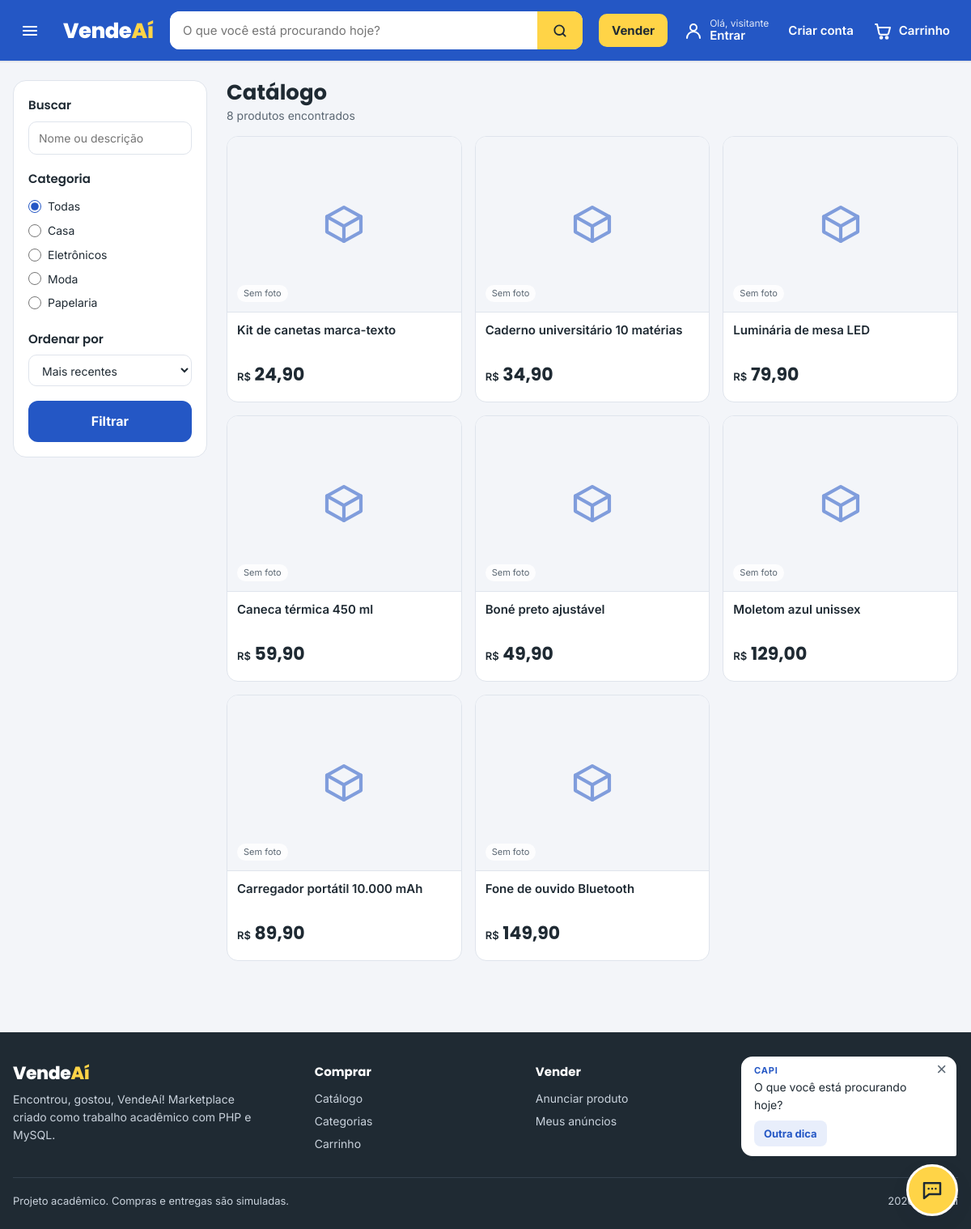
The app's page /pages/catalogo.php, older data.
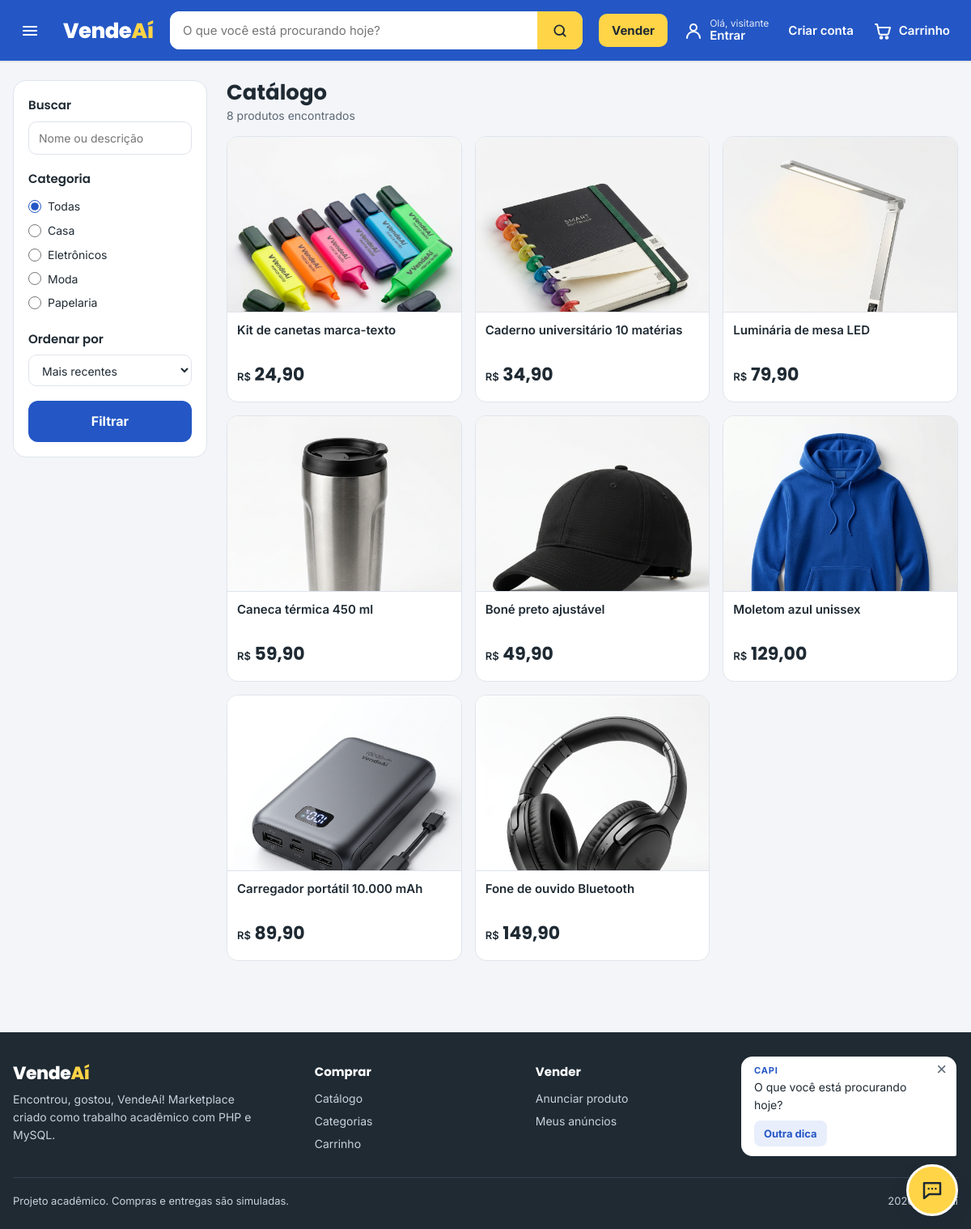
The same page, newer data.
### tables this page shows
CREATE TABLE `categorias` (
  `id` int(10) UNSIGNED NOT NULL,
  `nome` varchar(80) NOT NULL,
  `descricao` varchar(255) DEFAULT NULL
);

CREATE TABLE `produtos` (
  `id` int(10) UNSIGNED NOT NULL,
  `categoria_id` int(10) UNSIGNED DEFAULT NULL,
  `vendedor_id` int(10) UNSIGNED DEFAULT NULL,
  `nome` varchar(150) NOT NULL,
  `descricao` text DEFAULT NULL,
  `preco` decimal(10,2) NOT NULL,
  `imagem` varchar(255) DEFAULT NULL,
  `estoque` int(10) UNSIGNED NOT NULL DEFAULT 0,
  `ativo` tinyint(1) NOT NULL DEFAULT 1,
  `data_cadastro` timestamp NULL DEFAULT current_timestamp()
);

### includes/carrinho.php (called while the page is built, shortened)
<?php
require_once __DIR__ . '/functions.php';
function carrinho_bruto(): array
{
    $limpo = [];
    return $limpo;
}
function carrinho_quantidade(): int
{
    return array_sum(carrinho_bruto());
}

### includes/produto-card.php (the view, shortened to what this page needs)
<?php
function renderizar_produto_card(array $p): void
{
    ?>
    <a class="card" href="<?= url('pages/produto.php?id=' . (int) $p['id']) ?>">
        <div class="foto">
            <?php if ($p['imagem']): ?>
                <img src="<?= imagem_produto($p['imagem']) ?>" alt="<?= e($p['nome']) ?>" loading="lazy">
            <?php else: ?>
                <?= icone_categoria($p['categoria_nome'] ?? null) ?>
                <span class="sem">Sem foto</span>
            <?php endif; ?>
        </div>
        <div class="card-info">
            <h3 class="card-nome"><?= e($p['nome']) ?></h3>
            <p class="card-preco"><?= preco_html($p['preco']) ?></p>
        </div>
    </a>
    <?php
}

### includes/header.php (shortened to what this page needs)
<?php
require_once __DIR__ . '/functions.php';
require_once __DIR__ . '/carrinho.php';
$busca_atual = campo_get('q');
$logado = usuario_logado();
$nomeCompleto = $logado ? ($_SESSION['usuario_nome'] ?? '') : '';
$primeiroNome = $logado ? explode(' ', trim($nomeCompleto))[0] : '';
$qtdCarrinho = carrinho_quantidade();
$categoriasMenu = [];
if (isset($pdo)) {
    try {
        $categoriasMenu = $pdo->query('SELECT id, nome FROM categorias ORDER BY nome')->fetchAll();
    } catch (PDOException $e) {
        error_log($e->getMessage());
    }
}
?>
<!DOCTYPE html>
<html lang="pt-BR">
<head>
    <link rel="stylesheet" href="<?= url('assets/css/style.css') ?>">
    <link rel="stylesheet" href="<?= url('assets/css/carrinho.css') ?>">
</head>
<body>
<header class="topo">
    <div class="envolve topo-linha">
        <button class="botao-menu" id="botao-menu" type="button" aria-label="Abrir menu" aria-controls="menu-lateral" aria-expanded="false">
            <svg width="24" height="24" viewBox="0 0 24 24" fill="none" stroke="currentColor" stroke-width="2.2" stroke-linecap="round" aria-hidden="true"><path d="M4 7h16M4 12h16M4 17h16"/></svg>
        </button>
        <a class="logo" href="<?= url('index.php') ?>">Vende<span>Aí</span></a>
        <form class="busca" method="GET" action="<?= url('pages/catalogo.php') ?>" role="search">
            <input type="search" id="busca-topo" name="q" maxlength="100"
                   placeholder="O que você está procurando hoje?"
                   value="<?= e($busca_atual) ?>">
            <button type="submit" aria-label="Buscar">
                <svg width="20" height="20" viewBox="0 0 24 24" fill="none" stroke="currentColor" stroke-width="2.2" stroke-linecap="round" aria-hidden="true"><circle cx="11" cy="11" r="7"/><path d="m20 20-3.5-3.5"/></svg>
            </button>
        </form>
        <div class="acoes-topo">
            <a class="vender-topo" href="<?= url('pages/produto-form.php') ?>">Vender</a>
            <?php if ($logado): ?>
                <a class="icone-btn" href="<?= url('pages/minha-conta.php') ?>" aria-label="Minha conta">
                    <svg width="24" height="24" viewBox="0 0 24 24" fill="none" stroke="currentColor" stroke-width="2" stroke-linecap="round" aria-hidden="true"><circle cx="12" cy="8" r="4"/><path d="M4 21a8 8 0 0 1 16 0"/></svg>
                    <span class="txt"><small>Olá, <?= e($primeiroNome) ?></small>Minha conta</span>
                </a>
            <?php else: ?>
                <a class="icone-btn" href="<?= url('login.php') ?>" aria-label="Entrar">
                    <svg width="24" height="24" viewBox="0 0 24 24" fill="none" stroke="currentColor" stroke-width="2" stroke-linecap="round" aria-hidden="true"><circle cx="12" cy="8" r="4"/><path d="M4 21a8 8 0 0 1 16 0"/></svg>
                    <span class="txt"><small>Olá, visitante</small>Entrar</span>
                </a>
                <a class="icone-btn so-computador" href="<?= url('cadastro.php') ?>">Criar conta</a>
            <?php endif; ?>
            <a class="icone-btn" href="<?= url('pages/carrinho.php') ?>" aria-label="Carrinho, <?= $qtdCarrinho ?> <?= $qtdCarrinho === 1 ? 'item' : 'itens' ?>">
                <svg width="24" height="24" viewBox="0 0 24 24" fill="none" stroke="currentColor" stroke-width="2" stroke-linecap="round" stroke-linejoin="round" aria-hidden="true"><path d="M3 4h2l2.4 11.2a2 2 0 0 0 2 1.6h7.7a2 2 0 0 0 1.9-1.4L21 8H6.2"/><circle cx="10" cy="20.5" r="1.3"/><circle cx="17" cy="20.5" r="1.3"/></svg>
                <span class="txt">Carrinho</span>
            </a>
        </div>
    </div>
</header>
        <?php if ($categoriasMenu): ?>
                <?php foreach ($categoriasMenu as $c): ?>
                        <?= icone_categoria($c['nome']) ?>
                <?php endforeach; ?>
        <?php endif; ?>

### pages/catalogo.php (shortened to what this page needs)
<?php
require_once __DIR__ . '/../config/database.php';
require_once __DIR__ . '/../includes/functions.php';
require_once __DIR__ . '/../includes/produto-card.php';
$capiContexto = 'busca';
$q = campo_get('q');
$q = mb_substr($q, 0, 100);
$categoriaId = filter_var($_GET['categoria'] ?? null, FILTER_VALIDATE_INT) ?: null;
$ordem = campo_get('ordem');
$pagina = max(1, (int) ($_GET['pagina'] ?? 1));
$porPagina = 12;
$ordenacoes = [
    'recentes' => 'p.data_cadastro DESC, p.id DESC',
    'menor'    => 'p.preco ASC, p.id DESC',
    'maior'    => 'p.preco DESC, p.id DESC',
    'nome'     => 'p.nome ASC',
];
if (!isset($ordenacoes[$ordem])) {
    $ordem = 'recentes';
}
$categorias = [];
try {
    $categorias = $pdo->query('SELECT id, nome FROM categorias ORDER BY nome')->fetchAll();
    $where = ['p.ativo = 1'];
    $params = [];
    $whereSql = implode(' AND ', $where);
    $stmt = $pdo->prepare("SELECT COUNT(*) FROM produtos p WHERE $whereSql");
    $stmt->execute($params);
    $total = (int) $stmt->fetchColumn();
    $totalPaginas = max(1, (int) ceil($total / $porPagina));
    $pagina = min($pagina, $totalPaginas);
    $offset = ($pagina - 1) * $porPagina;
    $sql = "SELECT p.id, p.nome, p.preco, p.imagem, p.estoque, p.data_cadastro, c.nome AS categoria_nome
              FROM produtos p
         LEFT JOIN categorias c ON c.id = p.categoria_id
             WHERE $whereSql
          ORDER BY {$ordenacoes[$ordem]}
             LIMIT $porPagina OFFSET $offset";
    $stmt = $pdo->prepare($sql);
    $stmt->execute($params);
    $produtos = $stmt->fetchAll();
} catch (PDOException $e) {
    error_log($e->getMessage());
    flash('erro', 'Não foi possível carregar os produtos agora.');
    $totalPaginas = 1;
}
$categoriaNome = '';
include __DIR__ . '/../includes/header.php';
?>
<main class="envolve pagina">
    <div class="catalogo">
        <form class="filtros painel" method="GET" action="<?= url('pages/catalogo.php') ?>" aria-label="Filtros">
            <div>
                <label class="filtro-titulo" for="f-q">Buscar</label>
                <input type="search" id="f-q" name="q" maxlength="100" value="<?= e($q) ?>" placeholder="Nome ou descrição">
            </div>
            <fieldset>
                <legend class="filtro-titulo">Categoria</legend>
                <label class="opcao-filtro">
                    <input type="radio" name="categoria" value="" <?= !$categoriaId ? 'checked' : '' ?>> Todas
                </label>
                <?php foreach ($categorias as $c): ?>
                    <label class="opcao-filtro">
                        <input type="radio" name="categoria" value="<?= (int) $c['id'] ?>" <?= $categoriaId === (int) $c['id'] ? 'checked' : '' ?>>
                        <?= e($c['nome']) ?>
                    </label>
                <?php endforeach; ?>
            </fieldset>
            <div>
                <label class="filtro-titulo" for="f-ordem">Ordenar por</label>
                <select id="f-ordem" name="ordem">
                    <option value="recentes" <?= $ordem === 'recentes' ? 'selected' : '' ?>>Mais recentes</option>
                </select>
            </div>
            <button type="submit" class="btn btn-azul">Filtrar</button>
        </form>
        <section>
            <div class="cat-topo">
                <div>
                    <h1><?= $categoriaNome !== '' ? e($categoriaNome) : 'Catálogo' ?></h1>
                    <p><?= $total ?> produto<?= $total === 1 ? '' : 's' ?> encontrado<?= $total === 1 ? '' : 's' ?></p>
                </div>
            </div>
            <?php if (!$produtos): ?>
                <p class="vazio">Ainda não encontrei produtos por aqui.</p>
            <?php else: ?>
                <div class="grade">
                    <?php foreach ($produtos as $p) { renderizar_produto_card($p); } ?>
                </div>
            <?php endif; ?>
        </section>
    </div>
</main>
<?php include __DIR__ . '/../includes/footer.php'; ?>

### includes/functions.php (shortened to what this page needs)
<?php
function e(?string $texto): string
{
    return htmlspecialchars($texto ?? '', ENT_QUOTES, 'UTF-8');
}
function url(string $caminho = ''): string
{
    return BASE_URL . '/' . ltrim($caminho, '/');
}
function usuario_logado(): bool
{
    return isset($_SESSION['usuario_id']);
}
function imagem_produto(?string $arquivo): string
{
    if ($arquivo) {
        return url('assets/img/produtos/' . rawurlencode($arquivo));
    }
    return url('assets/img/capi/capi-caixa.svg');
}
function campo_get(string $nome): string
{
    $valor = $_GET[$nome] ?? '';
    return is_string($valor) ? trim($valor) : '';
}
function preco_html($valor): string
{
    return '<small>R$</small> ' . number_format((float) $valor, 2, ',', '.');
}
function icone_categoria(?string $nome, int $tamanho = 22): string
{
    $desenhos = [
        'eletronicos' => '<path d="M4 14v-2a8 8 0 0 1 16 0v2"/><rect x="3" y="14" width="5" height="7" rx="2"/><rect x="16" y="14" width="5" height="7" rx="2"/>',
        'moda'        => '<path d="M8 3 3 6l2 5 2-1v11h10V10l2 1 2-5-5-3a4 4 0 0 1-8 0z"/>',
        'casa'        => '<path d="M3 11 12 4l9 7"/><path d="M5 10v10h14V10"/><path d="M10 20v-6h4v6"/>',
        'papelaria'   => '<path d="M4 20l4-1L19 8l-3-3L5 16z"/><path d="m14 7 3 3"/>',
    ];
    $caixa = '<path d="M3 8l9-5 9 5v8l-9 5-9-5z"/><path d="M3 8l9 5 9-5"/><path d="M12 13v8"/>';
    $chave = mb_strtolower(strtr(trim($nome ?? ''), ['ô' => 'o', 'Ô' => 'o', 'ó' => 'o', 'é' => 'e', 'ê' => 'e', 'á' => 'a', 'ã' => 'a', 'í' => 'i', 'ú' => 'u', 'ç' => 'c']));
    $desenho = $desenhos[$chave] ?? $caixa;
    return '<svg class="icone-cat" width="' . $tamanho . '" height="' . $tamanho . '" viewBox="0 0 24 24" fill="none" stroke="currentColor"'
        . ' stroke-width="1.8" stroke-linecap="round" stroke-linejoin="round" aria-hidden="true">' . $desenho . '</svg>';
}

### includes/footer.php (shortened to what this page needs)
<?php
$capiContexto = $capiContexto ?? 'geral';
?>
<footer class="rodape">
    <div class="envolve">
        <div class="rodape-col">
            <div>
                <a class="logo" href="<?= url('index.php') ?>">Vende<span>Aí</span></a>
                <p>Encontrou, gostou, VendeAí! Marketplace criado como trabalho acadêmico com PHP e MySQL.</p>
            </div>
            <div>
                <h3>Comprar</h3>
                <a href="<?= url('pages/catalogo.php') ?>">Catálogo</a>
                <a href="<?= url('index.php#categorias') ?>">Categorias</a>
                <a href="<?= url('pages/carrinho.php') ?>">Carrinho</a>
            </div>
            <div>
                <h3>Vender</h3>
                <a href="<?= url('pages/produto-form.php') ?>">Anunciar produto</a>
                <a href="<?= url('pages/minha-conta.php') ?>">Meus anúncios</a>
            </div>
            <div>
                <h3>Conta</h3>
                <?php if (usuario_logado()): ?>
                    <a href="<?= url('pages/minha-conta.php') ?>">Minha conta</a>
                <?php else: ?>
                    <a href="<?= url('login.php') ?>">Entrar</a>
                    <a href="<?= url('cadastro.php') ?>">Criar conta</a>
                <?php endif; ?>
            </div>
        </div>
        <div class="rodape-base">
            <span>Projeto acadêmico. Compras e entregas são simuladas.</span>
            <span><?= date('Y') ?> VendeAí</span>
        </div>
    </div>
</footer>
<?php
if (empty($esconderCapi)) {
    include __DIR__ . '/capi.php';
}
?>
</body>
</html>

### includes/capi.php
<?php
$capiContexto = $capiContexto ?? 'geral';
?>
<aside class="capi-widget" id="capi" data-contexto="<?= e($capiContexto) ?>" aria-live="polite">
    <div class="capi-balao" id="capi-balao" hidden>
        <button type="button" class="capi-fechar" id="capi-fechar" aria-label="Fechar mensagem do Capi">×</button>
        <strong class="capi-nome">Capi</strong>
        <p id="capi-texto"></p>
        <button type="button" class="capi-dica" id="capi-dica">Outra dica</button>
    </div>
    <button type="button" class="capi-botao" id="capi-botao" aria-label="Falar com o Capi">
        <svg width="30" height="30" viewBox="0 0 24 24" fill="none" stroke="currentColor" stroke-width="2" stroke-linecap="round" stroke-linejoin="round" aria-hidden="true"><path d="M4 5h16v11H9l-5 4z"/><path d="M8.5 10.5h.01M12 10.5h.01M15.5 10.5h.01"/></svg>
    </button>
</aside>

Row changes from the older to the newer data that the page shows:
changed produtos "Kit de canetas marca-texto": imagem: picture added; no longer shows "Sem foto"
changed produtos "Caderno universitário 10 matérias": imagem: picture added; no longer shows "Sem foto"
changed produtos "Luminária de mesa LED": imagem: picture added; no longer shows "Sem foto"
changed produtos "Caneca térmica 450 ml": imagem: picture added; no longer shows "Sem foto"
changed produtos "Boné preto ajustável": imagem: picture added; no longer shows "Sem foto"
changed produtos "Moletom azul unissex": imagem: picture added; no longer shows "Sem foto"
changed produtos "Carregador portátil 10.000 mAh": imagem: picture added; no longer shows "Sem foto"
changed produtos "Fone de ouvido Bluetooth": imagem: picture added; no longer shows "Sem foto"
